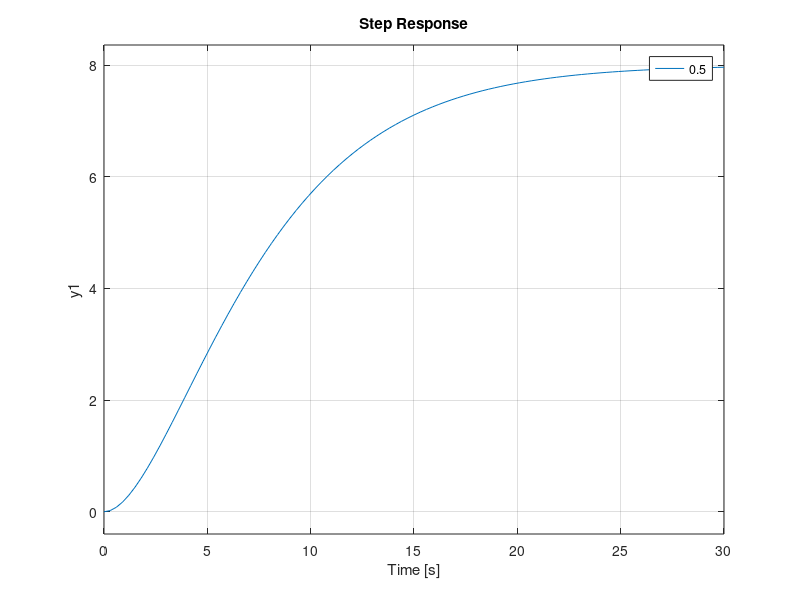

Recreate this plot in MATLAB.
clear, clc

k = 8;
T = 4;

a = 0;
b = 45;
dx = 0.05;

eps = 0.5;
w = tf(k,[T^2, 2 * eps * T, 1]);
step(w);
hold on;

eps = 0.6;
w = tf(k,[T^2, 2 * eps * T, 1]);
step(w);

eps = 0.7;
w = tf(k,[T^2, 2 * eps * T, 1]);
step(w);

eps = 0.8;
w = tf(k,[T^2, 2 * eps * T, 1]);
step(w);

eps = 0.9;
w = tf(k,[T^2, 2 * eps * T, 1]);
step(w);

eps = 1;
w = tf(k,[T^2, 2 * eps * T, 1]);
step(w);

legend("0.5", "0.6", "0.7", "0.8", "0.9", "1.0")
grid on;
